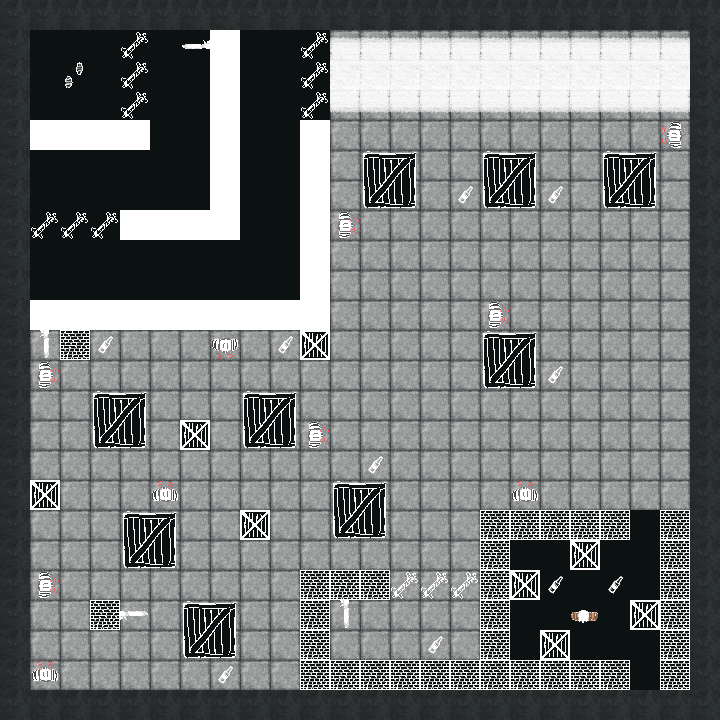

Rendered tile map (Tiled .tmx) drawn with the repository's tilesets; below, a short description and the map source with its tile grids summarised:
An orthogonal 24x24 tile map with 30x30 px tiles, 5 tile layers (Background, Roads/Paths, Physical Objects, Walls, ...).

<map version="1.5" tiledversion="1.6.0" orientation="orthogonal" renderorder="right-down" width="24" height="24" tilewidth="30" tileheight="30" infinite="0" nextlayerid="6" nextobjectid="1">
 <editorsettings>
  <export target="Level6.json" format="json" />
 </editorsettings>
 <tileset firstgid="1" name="VignetteEscapeTileSet" tilewidth="30" tileheight="30" tilecount="324" columns="18">
  <image source="VignetteEscapeTileSet.png" width="540" height="540" />
 </tileset>
 <layer id="1" name="Background" width="24" height="24">
  <data>[576 cells, 576 non-empty, 13 distinct tile ids]</data>
 </layer>
 <layer id="4" name="Roads/Paths" width="24" height="24">
  <data>[576 cells, 36 non-empty, 3 distinct tile ids]</data>
 </layer>
 <layer id="5" name="Physical Objects" width="24" height="24">
  <data>[576 cells, 0 non-empty, 0 distinct tile ids]</data>
 </layer>
 <layer id="2" name="Walls" width="24" height="24">
  <data>[576 cells, 199 non-empty, 8 distinct tile ids]</data>
 </layer>
 <layer id="3" name="Important Objects" width="24" height="24">
  <data>[576 cells, 38 non-empty, 6 distinct tile ids]</data>
 </layer>
</map>
